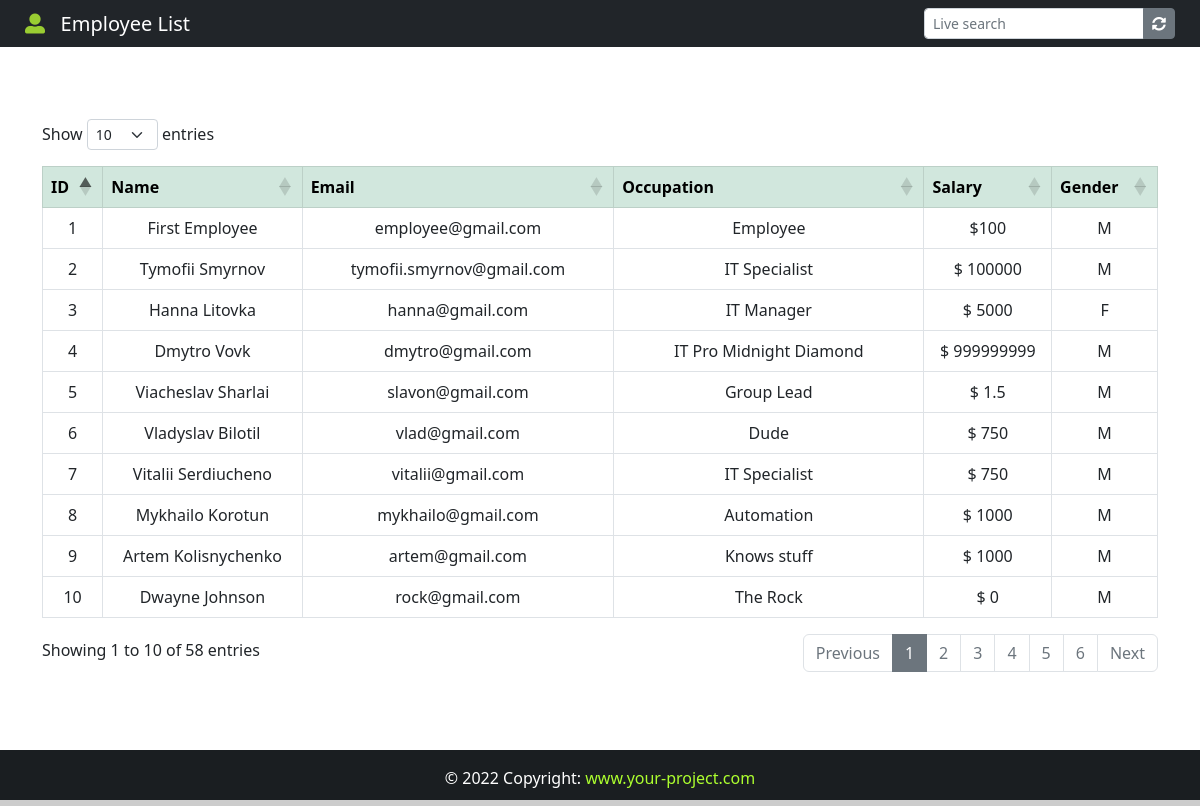
The page / on the database its author committed.
### App/models.py (models this page shows, shortened)
class Employee(models.Model):
    GENDER = (
        ('M', 'M'),
        ('F', 'F'),
    )
    id = models.IntegerField(primary_key=True)
    name = models.CharField(max_length=100)
    email = models.EmailField(max_length=100)
    occupation = models.CharField(max_length=100)
    salary = models.CharField(max_length=100)
    gender = models.CharField(max_length=100, null=True, choices=GENDER)

### App/views.py (the view)
# urls.py: 2. Add a URL to urlpatterns:  path('', views.home, name='home')
def home(request):
    employee_list = Employee.objects.all()
    return render(request, "home.html", {'employees': employee_list})

### App/templates/home.html (shortened to what this page needs)
{% extends 'base.html' %}
{% block navbar-content %}
    <i style="color: yellowgreen;" class="fas fa-user-alt"></i>&nbsp;&nbsp; Employee List
{% endblock navbar-content %}
{% block navbar-search %}
    <div class="d-flex" style="margin-right: 25px;">
        <div class="input-group input-group-sm">
            <input class="form-control" type="search" id="search" placeholder="Live search" aria-label="Search">
            <a href="{% url 'home' %}" class="btn btn-secondary btn-sm"><i class="fas fa-sync-alt"></i></a>
        </div>
    </div>
{% endblock %}
{% block content %}
    <div class="container">
        <br><br><br>
        <table class="table table-bordered" id="example" style="text-align: center;">
            <thead class="table-success">
            <tr>
                <th>ID</th>
                <th>Name</th>
                <th>Email</th>
                <th>Occupation</th>
                <th>Salary</th>
                <th>Gender</th>
            </tr>
            </thead>
            {% for emlpoyee in employees %}
                <tr>
                    <td>{{ emlpoyee.id }}</td>
                    <td>{{ emlpoyee.name }}</td>
                    <td>{{ emlpoyee.email }}</td>
                    <td>{{ emlpoyee.occupation }}</td>
                    <td>{{ emlpoyee.salary }}</td>
                    <td>{{ emlpoyee.gender }}</td>
                </tr>
            {% endfor %}
        </table>
    </div>
    <br><br><br><br>
{% endblock content %}

### App/templates/base.html (shortened to what this page needs)
{% load static %}
<!DOCTYPE html>
<html lang="en">
<head>
    <link href="https://cdn.jsdelivr.net/npm/bootstrap@5.2.0-beta1/dist/css/bootstrap.min.css" rel="stylesheet"
>
    <link rel="stylesheet" href="https://cdnjs.cloudflare.com/ajax/libs/font-awesome/5.15.4/css/all.min.css"
/>
    <link rel="stylesheet" href="{% static "css/style.css" %}">
    <link rel="stylesheet" href="https://cdn.datatables.net/1.12.1/css/dataTables.bootstrap5.min.css">
</head>
<body>
<div class="wrapper">
    <header>
        <nav class="navbar navbar-expand-lg navbar-dark bg-dark">
            <div class="col-sm">
                <a class="navbar-brand flex-grow-1" style="text-align: center; color: #fff; margin-left: 25px">
                    {% block navbar-content %}{% endblock navbar-content %}
                </a>
            </div>
            {% block navbar-search %}{% endblock navbar-search %}
        </nav>
    </header>
    {% block content %}{% endblock content %}
</div>
<footer class="bg-dark text-center text-lg-start" id="footer" style="color: #fff;">
    <div class="text-center p-3" style="background-color: rgba(0,0,0,0.2);">&copy {% now "Y" %} Copyright:
        <a class="text-light" href="#" style="text-decoration: none">
            <span style="color: greenyellow">www.your-project.com</span>
        </a>
    </div>
</footer>
</body>
</html>

### App/static/css/style.css (style rules this page uses)
html, body { height: 100%; margin: 0; max-width: 100%; }
.wrapper { min-height: 100%; margin-bottom: -50px; }
#footer, .push { height: 50px; }

### rows shown on the page
Employee: id "1", name "First Employee", email "employee@gmail.com", occupation "Employee", salary "$100", gender "M"
Employee: id "2", name "Tymofii Smyrnov", email "tymofii.smyrnov@gmail.com", occupation "IT Specialist", salary "$ 100000", gender "M"
Employee: id "3", name "Hanna Litovka", email "hanna@gmail.com", occupation "IT Manager", salary "$ 5000", gender "F"
Employee: id "4", name "Dmytro Vovk", email "dmytro@gmail.com", occupation "IT Pro Midnight Diamond", salary "$ 999999999", gender "M"
Employee: id "5", name "Viacheslav Sharlai", email "slavon@gmail.com", occupation "Group Lead", salary "$ 1.5", gender "M"
Employee: id "6", name "Vladyslav Bilotil", email "vlad@gmail.com", occupation "Dude", salary "$ 750", gender "M"
Employee: id "7", name "Vitalii Serdiucheno", email "vitalii@gmail.com", occupation "IT Specialist", salary "$ 750", gender "M"
Employee: id "8", name "Mykhailo Korotun", email "mykhailo@gmail.com", occupation "Automation", salary "$ 1000", gender "M"
Employee: id "9", name "Artem Kolisnychenko", email "artem@gmail.com", occupation "Knows stuff", salary "$ 1000", gender "M"
Employee: id "10", name "Dwayne Johnson", email "rock@gmail.com", occupation "The Rock", salary "$ 0", gender "M"
